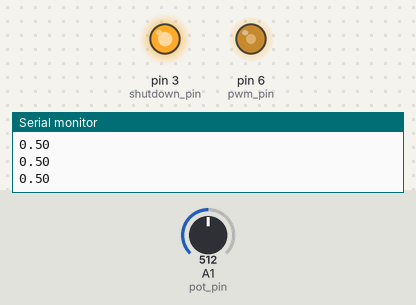
Bench run of a sketch on a simulated Arduino Uno, built with avr-gcc and run on an emulated ATmega328P. Shown: output pins drawn as LEDs (lit = HIGH), the last lines printed to the serial monitor. The inputs (shaded band) are chosen by the test bench; at power-on: A1 (pot_pin) = 512.

Above: at 1.2 s.
1.3 s: A1 (pot_pin) set to 716
At 2.2 s:
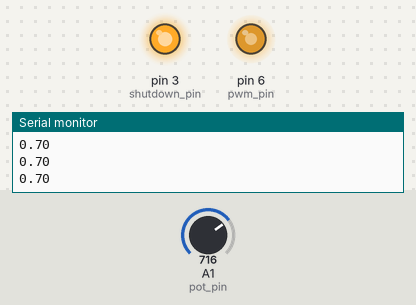
2.8 s: A1 (pot_pin) set to 900
At 3.3 s:
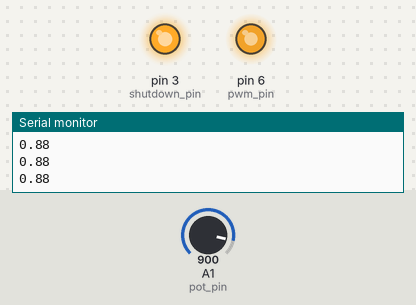
4.3 s: A1 (pot_pin) set to 122
At 5.5 s:
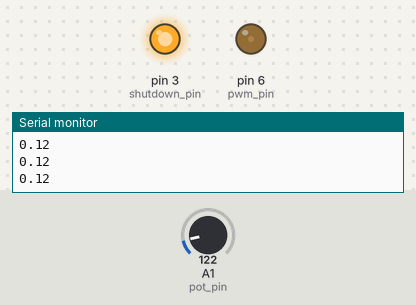
5.8 s: A1 (pot_pin) set to 0
At 6.8 s:
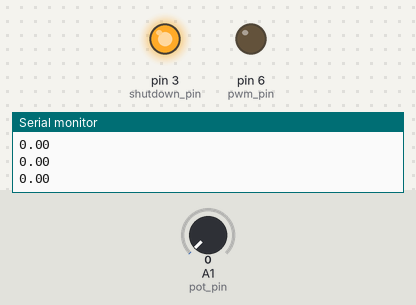
Timing chart, 0 to 8.3 s (numbered marks = the images above; inputs shaded):
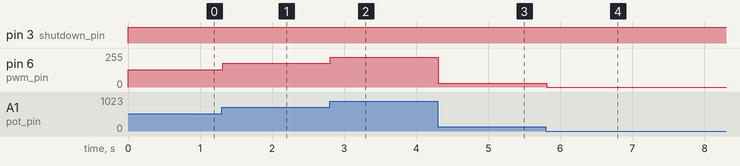

Measured:
- after the input at 1.3 s, pin 6 (pwm_pin): 128/255 → 178/255 at once
- after the input at 2.8 s, pin 6 (pwm_pin): 178/255 → 224/255 at once
- after the input at 4.3 s, pin 6 (pwm_pin): 224/255 → 30/255 at once
- after the input at 5.8 s, pin 6 (pwm_pin): 30/255 → 0/255 at once

The sketch:

test.ino
```cpp
#define INTERVAL 781.25*5
int pwm_pin = 6;
int shutdown_pin = 3;
#define pot_pin A1
float D = 0.50;

void setup() {
  pinMode(pwm_pin, OUTPUT);
  pinMode(shutdown_pin, OUTPUT);
  pinMode(pot_pin, INPUT);

  Serial.begin(9600);
  //analogWrite(pwm_pin, 0);
  TCCR0B = TCCR0B & B11111000 | B00000010; // for PWM frequency of 7812.50 Hz
}

void loop() {
  //ASCENSION
  digitalWrite(shutdown_pin, HIGH);
  /*
  for(int i = 0; i <= round(D*255); i++){      //lasts for 0.256*INTERVAL seconds
    /*if(current >= 25.0){
      analogWrite(pwm_pin, 0);
    }
    //else{
    analogWrite(pwm_pin, i);        //for INTERVAL=10, for loop:2.56 seconds
    //}
    delay(INTERVAL);
  }

  while(1);*/
  //-------------------------------------POT PWM CONTROL
  float voltage = analogRead(A1);
  float pwm = voltage / 1024;
  Serial.println(pwm);
  analogWrite(pwm_pin, round(pwm*255));

}
```
